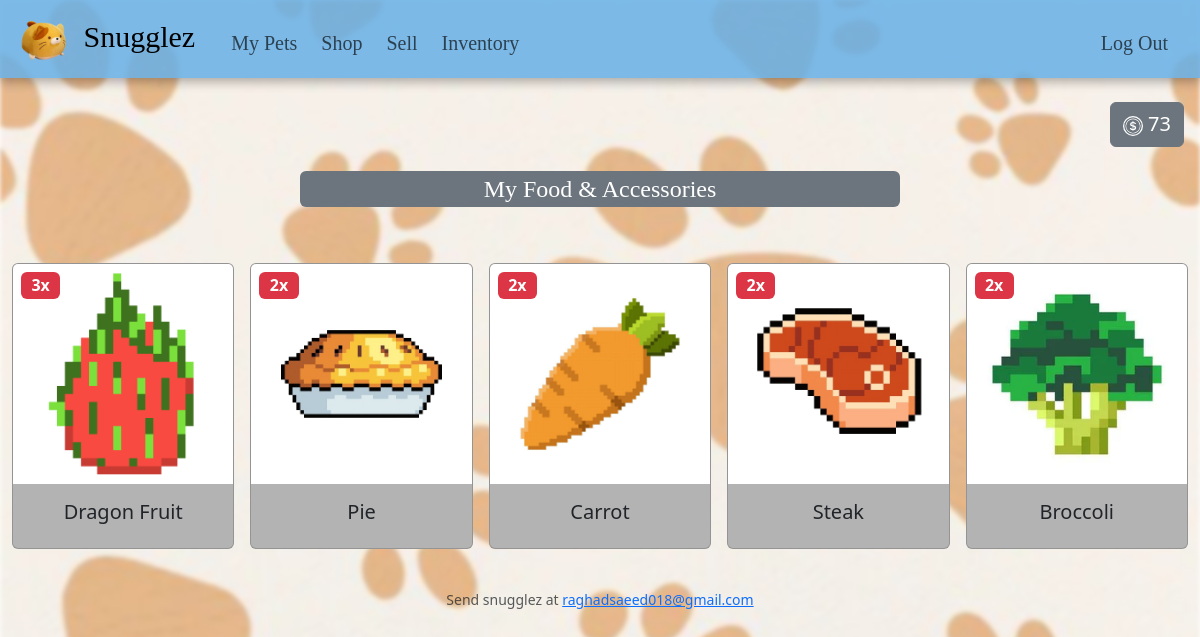
The page /inventory (signed in) on the database its author committed.
### tables this page shows
CREATE TABLE animals (
    id INTEGER NOT NULL,
    name TEXT NOT NULL,
    description TEXT NOT NULL,
    image TEXT NOT NULL,
    price INTEGER NOT NULL,
    category TEXT NOT NULL,
    PRIMARY KEY(id)
);

### app.py (the view)
@app.route("/inventory")
@login_required
def inventory():
    cash = db.execute("SELECT cash FROM users WHERE id = ?", session["user_id"])[0]["cash"]
    items = db.execute("""
        SELECT animals.*, COUNT(*) as count
        FROM purchases
        JOIN animals ON purchases.animal_id = animals.id
        WHERE purchases.user_id = ? AND animals.category IN (
            SELECT category FROM animals WHERE category IN ('food', 'accessory')
        )
        GROUP BY animals.id
    """, session["user_id"])
    return render_template("inventory.html", cash=cash, items=items)

### app.py (called while the page is built)
@app.after_request
def after_request(response):
    response.headers["Cache-Control"] = "no-cache, no-store, must-revalidate"
    response.headers["Expires"] = 0
    response.headers["Pragma"] = "no-cache"
    return response

### helpers.py (called while the page is built)
def login_required(f):
    @wraps(f)
    def decorated_function(*args, **kwargs):
        if session.get("user_id") is None:
            return redirect("/login")
        return f(*args, **kwargs)
    return decorated_function

### templates/inventory.html (shortened to what this page needs)
{% extends "layout.html" %}
{% block main %}
    <div class="py-4 d-flex">
        <button class="btn btn-secondary fs-5 ms-auto me-3">
            {{ cash }}
        </button>
    </div>
    <div class="mx-auto text-center mb-4">
        <label for="petSelect" class="form-label text-bg-secondary fs-4 snugglez rounded w-50">My Food & Accessories</label>
    </div>
    <div class="text-center container-fluid py-4">
        <div class="row row-cols-2 row-cols-md-2 row-cols-lg-5 g-3">
            {% if items %}
                {% for item in items %}
                    <div class="{{ item['category'] }}">
                        <div class="col">
                            <div class="card mb-3">
                                <img src="{{ item['image'] }}" class="card-img-top aspect-ratio-16x9" alt="Item image">
                                {% if item["count"] > 1 %}
                                    <span class="badge text-bg-danger position-absolute position-relative top-0 start-0 m-2 fs-6">{{ item["count"] }}x</span>
                                {% endif %}
                                <div class="card-body">
                                    <h5 class="card-title">{{ item['name'] }}</h5>
                                </div>
                            </div>
                        </div>
                    </div>
                {% endfor %}
            {% else %}
                <div class="text-center mx-auto mb-5 mt-5">
                    <p class="h3 text-body-secondary"><i>You don't own any items! To buy items, Go to <a href="/shop">shop</a> -> Accessories & Food</i></p>
                </div>
            {% endif %}
        </div>
    </div>
{% endblock %}

### templates/layout.html (shortened to what this page needs)
<!DOCTYPE html>
<html lang="en">
    <head>
        <link href="https://cdn.jsdelivr.net/npm/bootstrap@5.3.2/dist/css/bootstrap.min.css" rel="stylesheet">
        <link href="/static/styles.css" rel="stylesheet">
    </head>
    <body>
        <nav class="navbar navbar-expand-md">
            <div class="container-fluid">
                <a class="navbar-brand me-4 snugglez-title" href="/">
                    <img src="static/favicon.ico" class="me-2" alt="Favicon">
                    Snugglez
                </a>
                <div class="collapse navbar-collapse" id="navbar">
                    {% if session["user_id"] %}
                        <ul class="navbar-nav me-auto mt-2 snugglez">
                            <li class="nav-item rounded"><a class="nav-link" href="/">My Pets</a></li>
                            <li class="nav-item rounded"><a class="nav-link" href="/shop">Shop</a></li>
                            <li class="nav-item rounded"><a class="nav-link" href="/sell">Sell</a></li>
                            <li class="nav-item rounded"><a class="nav-link" href="/inventory">Inventory</a></li>
                        </ul>
                        <ul class="navbar-nav ms-auto mt-2 snugglez">
                            <li class="nav-item rounded"><a class="nav-link" href="/logout">Log Out</a></li>
                        </ul>
                    {% else %}
                        <ul class="navbar-nav ms-auto mt-2 snugglez">
                            <li class="nav-item"><a class="nav-link" href="/register">Register</a></li>
                            <li class="nav-item"><a class="nav-link" href="/login">Log In</a></li>
                        </ul>
                    {% endif %}
                </div>
            </div>
        </nav>
        <main class="container-fluid p-0">
            {% block main %}{% endblock %}
        </main>
        <footer class="mb-5 small text-center text-muted">
            Send snugglez at <a href="https://www.google.com/url?sa=i&url=https%3A%2F%2Fwww.istockphoto.com%2Fphoto%2Ffunny-goat-puts-out-its-tongue-gm177369626-20373295&psig=AOvVaw3Mzs4Ex29WqWcrzQsge-pS&ust=1700762332486000&source=images&cd=vfe&opi=89978449&ved=0CBIQjRxqFwoTCKDJjdOX2IIDFQAAAAAdAAAAABAE">raghadsaeed018@gmail.com</a>
        </footer>
    </body>
</html>

### static/styles.css (style rules this page uses)
body::before { content: ""; position: fixed; top: 0; left: 0; width: 100%; height: 100%; background: url('/static/images/bgPaws.jpg') center/cover no-repeat; filter: blur(2px); z-index: -1; }
.snugglez-title { font-family: "Ink Free", bold; font-size: 30px; }
.snugglez { font-family: "Ink Free", bold; font-size: 20px; }
.navbar { background-color: rgba(103, 176, 231, 0.85); box-shadow: 0 4px 10px rgba(0, 0, 0, 0.3); display: flex; justify-content: space-between; align-items: center; padding: 0.5rem; }
nav ul { list-style: none; margin: 0; padding: 0; }
nav ul li { display: inline-block; padding: 0.25rem; }
nav ul li a { color: #fff; text-decoration: none; }
.food .card { background-color: rgb(179, 179, 179); }

### rows shown on the page
animals: image (picture), count "3", name "Dragon Fruit"
animals: image (picture), count "2", name "Pie"
animals: image (picture), count "2", name "Carrot"
animals: image (picture), count "2", name "Steak"
animals: image (picture), count "2", name "Broccoli"

### other values the page prints
{{ cash }} "73"
